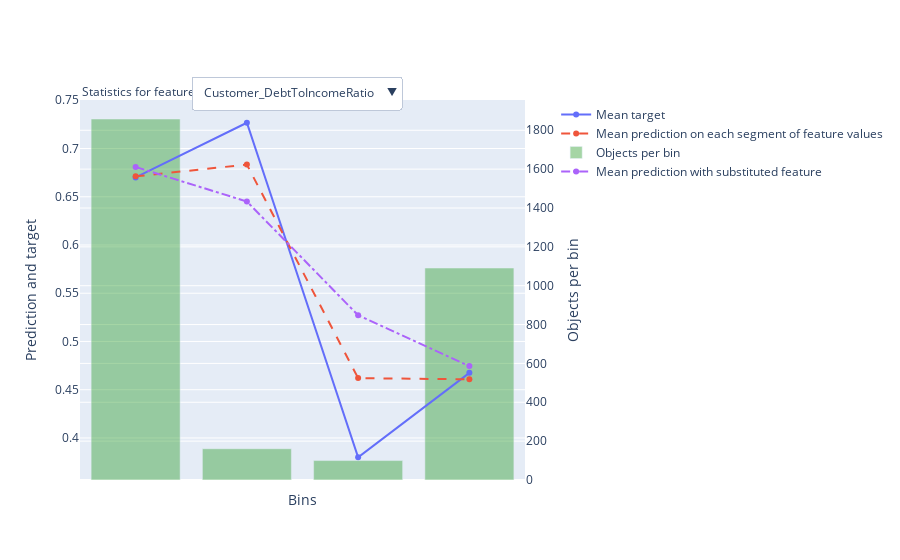

The notebook cell this image was saved under:
### Markdown cell above
## Individual Feature Analysis

### Code cell
feature = 'Customer_DebtToIncomeRatio'
res = cbc_1.calc_feature_statistics(X_test, y_test, feature, plot=True)

### Figure 1 — Plotly figure (JSON) as saved in the notebook; plotly's stock layout.template omitted (floating-point values rounded to 4 significant figures)
{"data": [{"mode": "lines+markers", "name": "Mean target", "type": "scatter", "xaxis": "x", "y": [0.6701, 0.7267, 0.38, 0.4675], "yaxis": "y"}, {"line": {"dash": "dash"}, "mode": "lines+markers", "name": "Mean prediction on each segment of feature values", "type": "scatter", "xaxis": "x", "y": [0.6712, 0.6834, 0.462, 0.4607], "yaxis": "y"}, {"marker": {"color": "rgba(30, 150, 30, 0.4)"}, "name": "Objects per bin", "type": "bar", "width": 0.8, "xaxis": "x", "y": [1858, 161, 100, 1091], "yaxis": "y2"}, {"line": {"dash": "dashdot"}, "mode": "lines+markers", "name": "Mean prediction with substituted feature", "type": "scatter", "xaxis": "x", "y": [0.6809, 0.6451, 0.5271, 0.4745], "yaxis": "y"}], "layout": {"annotations": [{"align": "left", "showarrow": false, "text": "Statistics for feature", "x": 0, "xref": "paper", "y": 1.05, "yref": "paper"}], "legend": {"bgcolor": "rgba(0,0,0,0)", "x": 1.07}, "updatemenus": [{"buttons": [{"args": [{"y": [[0.6701, 0.7267, 0.38, 0.4675], [0.6712, 0.6834, 0.462, 0.4607], [1858, 161, 100, 1091], [0.6809, 0.6451, 0.5271, 0.4745]]}, {"xaxis": {"showticklabels": false, "tickmode": "array", "ticktext": ["(-inf, 26.5000]", "(26.5000, 29.5000]", "(29.5000, 31.5000]", "(31.5000, +inf)"], "tickvals": [0, 1, 2, 3], "title": {"text": "Bins"}}}], "label": "Customer_DebtToIncomeRatio", "method": "update"}], "direction": "down", "pad": {"r": 10, "t": 10}, "showactive": true, "x": 0.25, "xanchor": "left", "y": 1.09, "yanchor": "top"}], "xaxis": {"showticklabels": false, "tickmode": "array", "ticktext": ["(-inf, 26.5000]", "(26.5000, 29.5000]", "(29.5000, 31.5000]", "(31.5000, +inf)"], "tickvals": [0, 1, 2, 3], "title": {"text": "Bins"}}, "yaxis": {"overlaying": "y2", "side": "left", "title": {"text": "Prediction and target"}}, "yaxis2": {"position": 1, "side": "right", "title": {"text": "Objects per bin"}}}}
